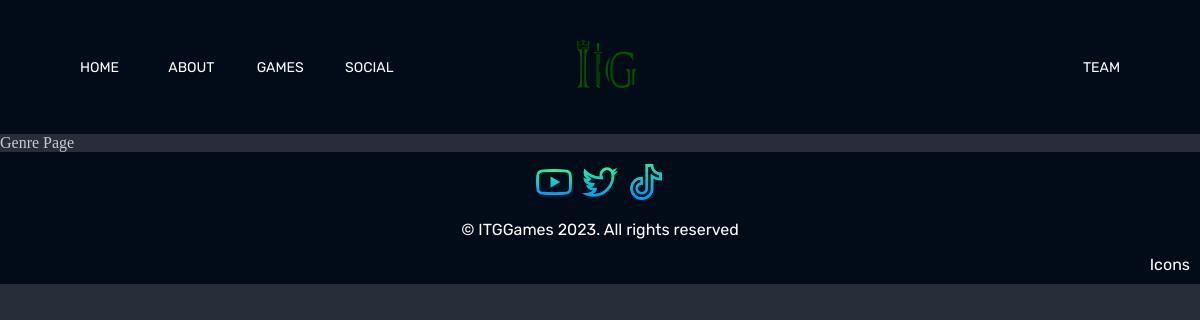
Page /genre/horror/ on the committed database.
### Home/models.py (models this page shows, shortened)
class Link(models.Model):
    text = models.CharField(max_length=100, verbose_name="Текст")
    visible = models.BooleanField(default=True, verbose_name="Видимость")
    target = models.BooleanField(default=False, verbose_name="Открывать в новой вкладке")
    dropdown = models.BooleanField(default=False, verbose_name="Выпадающий список")
    https = models.BooleanField(default=False, verbose_name="Внешний сайт")
    dynamic_page = models.BooleanField(default=False, verbose_name="Динамическая страница")
    href = models.CharField(max_length=2000, default='', verbose_name="Ссылка")
    def get_absolute_url(self):
        if self.https:
            return self.href
        else:
            if self.dynamic_page:
                return reverse("dynamic_page", kwargs={"slug": self.href})
            else:
                return reverse(self.href)
    def __str__(self):
        return self.text

class Logo(models.Model):
    image = models.ImageField(upload_to='logo/')
    width = models.IntegerField()
    height = models.IntegerField()
    class Meta:
        verbose_name = "Logo"
        verbose_name_plural = "Logo"

class SocialMedia(models.Model):
    alt = models.CharField(max_length=250, verbose_name="Название")
    link = models.CharField(max_length=2000, verbose_name="Ссылка")
    image = models.ImageField(upload_to='images/social/')

### Home/views.py (the view)
# urls.py: path('genre/<slug:slug>/', genre, name="genre"),
def genre(request, slug):
    return render(request, 'genre.html')

### Home/models.py (called while the page is built)
    def get_absolute_url(self):
        if self.https:
            return self.href
        else:
            return reverse(self.href, kwargs={"slug": self.slug})

    def __str__(self):
        return self.text

### Home/templates/genre.html (shortened to what this page needs)
{% extends 'base.html' %}
{% block content %}
    Genre Page
{% endblock %}

### templates/base.html (shortened to what this page needs)
{% load static %}
<!DOCTYPE html>
<html lang="en">
<head>
    <link rel="stylesheet" href="{% static 'css/style.css' %}">
</head>
<body>
    <div class="head">
        <div class="header-inner">
            <div class="top-left">
                <div class="top-left-links">
                {% for link in request.menuLink %}
                    {% if link.visible %}
                        {% if link.dropdown %}
                            <div class="dropdown top-left-link">
                                <a href="{{ link.get_absolute_url }}" {% if link.target %}target="_blank"{% endif %} class="link">{{ link.text }}</a>
                            </div>
                        {% else %}
                            <div class="top-left-link">
                                <a href="{{ link.get_absolute_url }}" {% if link.target %}target="_blank"{% endif %} class="link">{{ link }}</a>
                            </div>
                        {% endif %}
                    {% endif %}
                {% endfor %}
                </div>
            </div>
            <div class="top-center">
                {% for logo in request.imageLogo %}
                    <img src="{{ logo.image.url }}" alt="ITGGames" style="width: {{ logo.width }}px; height: {{ logo.height }}px">
                {% endfor %}
            </div>
            <div class="top-right">
                <div class="top-right-links">
                    <div class="dropdown top-right-link">
                        <a href="#" class="link">TEAM</a>
                    </div>
                </div>
            </div>
        </div>
    </div>
    {% block content %}
    {% endblock %}
    <div class="footer">
        <div class="social-media" id="social">
            {% for socialMedia in request.footerSocialMedia %}
                <a href="{{ socialMedia.link }}" target="_blank"><img src="{{ socialMedia.image.url }}" alt="socialMedia.alt"></a>
            {% endfor %}
        </div>
        <div class="copyright">
            <p>© ITGGames 2023. All rights reserved</p>
        </div>
        <div class="icons">
            <a href="https://www.flaticon.com/">Icons</a>
        </div>
    </div>
</body>
</html>

### Home/static/css/style.css (style rules this page uses)
body { margin: 0; padding: 0; background-color: #282e39; color: #c9c9c9; }
.head { background-color: #020b18; padding-top: 20px; padding-bottom: 20px; }
.header-inner { text-align: center; display: grid; grid-template-columns: 1fr 1fr 1fr; color:white; padding-left: 70px; padding-right: 70px; }
.top-left .top-left-links { display: grid; text-align: left; grid-template-columns: repeat(4, 1fr); transition: color 0.5s ease; height: 100%; }
.top-left-link { align-self: center; }
.top-right-link { align-self: center; justify-self: end; }
.link { font-family: 'Rubik', serif; text-decoration: none; color: white; padding: 10px; font-size: 14px; }
.top-right .top-right-links { display: grid; height: 100%; }
.footer { background-color: #020b18; }
.footer .social-media { text-align: center; }
.footer .social-media img { width: 3%; padding: 1% 0.25% 0 0.25%; }
.footer .copyright { font-family: 'Rubik', serif; color: white; text-align: center; }
.footer .icons { text-align: right; padding-bottom: 10px; padding-right: 10px; }
.footer .icons a { font-family: 'Rubik', serif; color: white; text-decoration: none; }
.dropdown { position: relative; display: inline-block; }

### rows in the picture
Link: text "HOME"
Link: text "ABOUT"
Link: text "GAMES"
Link: text "SOCIAL"
Logo: image (picture)
SocialMedia: image (picture)
SocialMedia: image (picture)
SocialMedia: image (picture)
